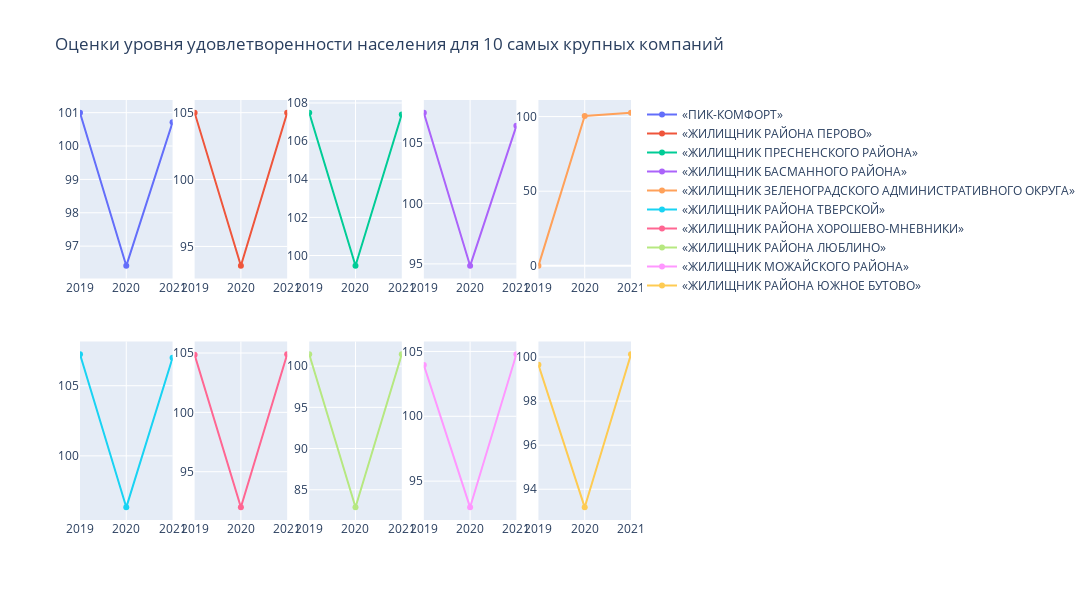

The notebook cell this image was saved under:
### Code cell
years = [2019, 2020, 2021]

row=1
col=1

fig = make_subplots(rows=2, cols=5)

for company in top_companies_in_2021:
    fig.add_trace(
        go.Scatter(x=years,
                   y=[rates_for_top_companies_2019[rates_for_top_companies_2019['company'] == company]['satisfaction_level'].iloc[0],
                      rates_for_top_companies_2020[rates_for_top_companies_2020['company'] == company]['satisfaction_level'].iloc[0],
                      rates_for_top_companies_2021[rates_for_top_companies_2021['company'] == company]['satisfaction_level'].iloc[0]],
                   name=company),
        row=row, col=col
    )

    if col == 5:
        row+=1
        col=0

    col+=1

fig.update_xaxes(range=[2019, 2021], dtick=1)

fig.update_layout(
    height=600, 
    width=1400, 
    title_text='Оценки уровня удовлетворенности населения для 10 самых крупных компаний'
)

fig.show()

display(Image(filename='img/satisfaction_lvl.png', width=800))

### Figure 1 — Plotly figure (JSON) as saved in the notebook; plotly's stock layout.template omitted (floating-point values rounded to 4 significant figures)
{"data": [{"name": "«ПИК-КОМФОРТ»", "type": "scatter", "x": [2019, 2020, 2021], "xaxis": "x", "y": [101, 96.41, 100.7], "yaxis": "y"}, {"name": "«ЖИЛИЩНИК РАЙОНА ПЕРОВО»", "type": "scatter", "x": [2019, 2020, 2021], "xaxis": "x2", "y": [105, 93.55, 105], "yaxis": "y2"}, {"name": "«ЖИЛИЩНИК ПРЕСНЕНСКОГО РАЙОНА»", "type": "scatter", "x": [2019, 2020, 2021], "xaxis": "x3", "y": [107.5, 99.46, 107.4], "yaxis": "y3"}, {"name": "«ЖИЛИЩНИК БАСМАННОГО РАЙОНА»", "type": "scatter", "x": [2019, 2020, 2021], "xaxis": "x4", "y": [107.5, 94.84, 106.4], "yaxis": "y4"}, {"name": "«ЖИЛИЩНИК ЗЕЛЕНОГРАДСКОГО АДМИНИСТРАТИВНОГО ОКРУГА»", "type": "scatter", "x": [2019, 2020, 2021], "xaxis": "x5", "y": [0, 100.4, 102.6], "yaxis": "y5"}, {"name": "«ЖИЛИЩНИК РАЙОНА ТВЕРСКОЙ»", "type": "scatter", "x": [2019, 2020, 2021], "xaxis": "x6", "y": [107.2, 96.33, 107], "yaxis": "y6"}, {"name": "«ЖИЛИЩНИК РАЙОНА ХОРОШЕВО-МНЕВНИКИ»", "type": "scatter", "x": [2019, 2020, 2021], "xaxis": "x7", "y": [104.8, 92, 104.9], "yaxis": "y7"}, {"name": "«ЖИЛИЩНИК РАЙОНА ЛЮБЛИНО»", "type": "scatter", "x": [2019, 2020, 2021], "xaxis": "x8", "y": [101.5, 82.87, 101.4], "yaxis": "y8"}, {"name": "«ЖИЛИЩНИК МОЖАЙСКОГО РАЙОНА»", "type": "scatter", "x": [2019, 2020, 2021], "xaxis": "x9", "y": [104.0, 92.98, 104.8], "yaxis": "y9"}, {"name": "«ЖИЛИЩНИК РАЙОНА ЮЖНОЕ БУТОВО»", "type": "scatter", "x": [2019, 2020, 2021], "xaxis": "x10", "y": [99.65, 93.18, 100.1], "yaxis": "y10"}], "layout": {"height": 600, "title": {"text": "Оценки уровня удовлетворенности населения для 10 самых крупных компаний"}, "width": 1400, "xaxis": {"anchor": "y", "domain": [0, 0.168], "dtick": 1, "range": [2019, 2021]}, "xaxis10": {"anchor": "y10", "domain": [0.832, 1], "dtick": 1, "range": [2019, 2021]}, "xaxis2": {"anchor": "y2", "domain": [0.208, 0.376], "dtick": 1, "range": [2019, 2021]}, "xaxis3": {"anchor": "y3", "domain": [0.416, 0.584], "dtick": 1, "range": [2019, 2021]}, "xaxis4": {"anchor": "y4", "domain": [0.624, 0.792], "dtick": 1, "range": [2019, 2021]}, "xaxis5": {"anchor": "y5", "domain": [0.832, 1], "dtick": 1, "range": [2019, 2021]}, "xaxis6": {"anchor": "y6", "domain": [0, 0.168], "dtick": 1, "range": [2019, 2021]}, "xaxis7": {"anchor": "y7", "domain": [0.208, 0.376], "dtick": 1, "range": [2019, 2021]}, "xaxis8": {"anchor": "y8", "domain": [0.416, 0.584], "dtick": 1, "range": [2019, 2021]}, "xaxis9": {"anchor": "y9", "domain": [0.624, 0.792], "dtick": 1, "range": [2019, 2021]}, "yaxis": {"anchor": "x", "domain": [0.575, 1]}, "yaxis10": {"anchor": "x10", "domain": [0, 0.425]}, "yaxis2": {"anchor": "x2", "domain": [0.575, 1]}, "yaxis3": {"anchor": "x3", "domain": [0.575, 1]}, "yaxis4": {"anchor": "x4", "domain": [0.575, 1]}, "yaxis5": {"anchor": "x5", "domain": [0.575, 1]}, "yaxis6": {"anchor": "x6", "domain": [0, 0.425]}, "yaxis7": {"anchor": "x7", "domain": [0, 0.425]}, "yaxis8": {"anchor": "x8", "domain": [0, 0.425]}, "yaxis9": {"anchor": "x9", "domain": [0, 0.425]}}}
